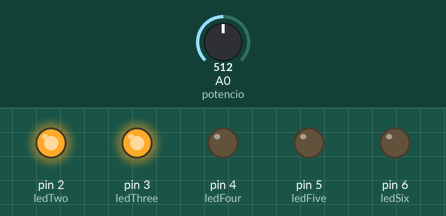
The sketch below on a simulated Arduino Uno, built with avr-gcc and run on an emulated ATmega328P. Shown: output pins drawn as LEDs (lit = HIGH). Dashed ring = blinking. Inputs (shaded band) come from the test bench; at power-on: A0 (potencio) = 512.

Above: at 1.2 s.
1.3 s: A0 (potencio) set to 584
2.8 s: A0 (potencio) set to 616
At 3.1 s:
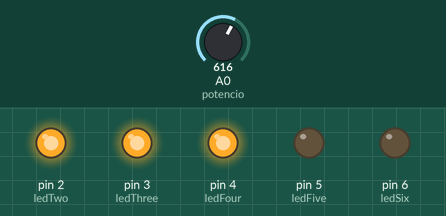
4.3 s: A0 (potencio) set to 784
5.8 s: A0 (potencio) set to 814
At 6.6 s:
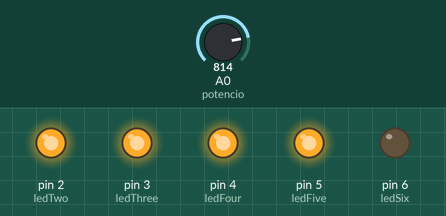
7.3 s: A0 (potencio) set to 984
8.8 s: A0 (potencio) set to 1018
At 10.91 s:
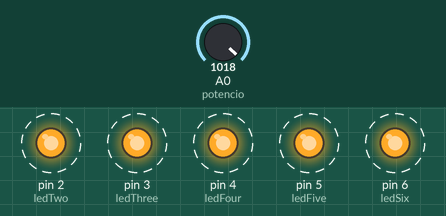
Timing chart, 0 to 12.8 s (numbered marks = the images above; inputs shaded):
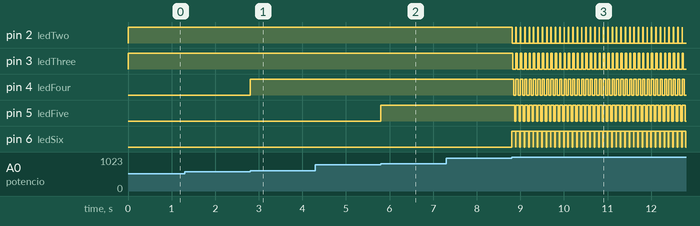

Measured:
- the behaviour switches between 599 and 600 on A0 (potencio) (found by bisection; images 0 and 1)
- the behaviour switches between 799 and 800 on A0 (potencio) (found by bisection; images 1 and 2)
- the behaviour switches between 999 and 1000 on A0 (potencio) (found by bisection; images 2 and 3)
- after the input at 1.3 s, every drawn part: stays the same
- after the input at 2.8 s, pin 4 (ledFour): LOW → HIGH at once
- after the input at 4.3 s, every drawn part: stays the same
- after the input at 5.8 s, pin 5 (ledFive): LOW → HIGH at once
- after the input at 7.3 s, every drawn part: stays the same
- after the input at 8.8 s, pin 2 (ledTwo): alternates HIGH for 0.01 s and LOW for 0.09 s, starting at once; pin 3 (ledThree): alternates HIGH for 0.03 s and LOW for 0.07 s, starting at once

The sketch:

fivePinIfElse.ino
```cpp
/*
 Name:		fivePinIfElse.ino
 Created:	9/2/2015 10:54:00 AM
 Author:	Maika
*/

// the setup function runs once when you press reset or power the board
int potencio = A0;
int measure;
int ledTwo = 2;
int ledThree = 3;
int ledFour = 4;
int ledFive = 5;
int ledSix = 6;
bool flag = false;

void setup() {
	pinMode(ledTwo, OUTPUT);
	pinMode(ledThree, OUTPUT);
	pinMode(ledFour, OUTPUT);
	pinMode(ledFive, OUTPUT);
	pinMode(ledSix, OUTPUT);

}

// the loop function runs over and over again until power down or reset
void loop() {
	measure = analogRead(potencio);

	if (measure < 200)
	{
		flag = false;
		digitalWrite(ledTwo, LOW);
		digitalWrite(ledThree, LOW);
		digitalWrite(ledFour, LOW);
		digitalWrite(ledFive, LOW);
		digitalWrite(ledSix, LOW);
	}
	else if (measure < 400)
	{
		flag = false;
		digitalWrite(ledTwo, HIGH);
		digitalWrite(ledThree, LOW);
		digitalWrite(ledFour, LOW);
		digitalWrite(ledFive, LOW);
		digitalWrite(ledSix, LOW);
	}
	else if (measure < 600)
	{
		flag = false;
		digitalWrite(ledTwo, HIGH);
		digitalWrite(ledThree, HIGH);
		digitalWrite(ledFour, LOW);
		digitalWrite(ledFive, LOW);
		digitalWrite(ledSix, LOW);
	}
	else if (measure < 800)
	{
		flag = false;
		digitalWrite(ledTwo, HIGH);
		digitalWrite(ledThree, HIGH);
		digitalWrite(ledFour, HIGH);
		digitalWrite(ledFive, LOW);
		digitalWrite(ledSix, LOW);
	}
	else if (measure < 1000)
	{
		flag = false;
		digitalWrite(ledTwo, HIGH);
		digitalWrite(ledThree, HIGH);
		digitalWrite(ledFour, HIGH);
		digitalWrite(ledFive, HIGH);
		digitalWrite(ledSix, LOW);
	}
	else
	{
		flag = true;
		digitalWrite(ledTwo, HIGH);
		digitalWrite(ledThree, HIGH);
		digitalWrite(ledFour, HIGH);
		digitalWrite(ledFive, HIGH);
		digitalWrite(ledSix, HIGH);
	}
	if (flag == true)
	{
		digitalWrite(ledTwo, HIGH);
		delay(10);
		digitalWrite(ledTwo, LOW);
		delay(10);
	    digitalWrite(ledThree, HIGH);
		delay(10);
		digitalWrite(ledThree, LOW);
		delay(10);
	    digitalWrite(ledFour, HIGH);
		delay(10);
		digitalWrite(ledFour, LOW);
		delay(10);
	    digitalWrite(ledFive, HIGH);
		delay(10);
		digitalWrite(ledFive, LOW);
		delay(10);
	    digitalWrite(ledSix, HIGH);
		delay(10);
		digitalWrite(ledSix, LOW);
		delay(10);
	}
}
```
